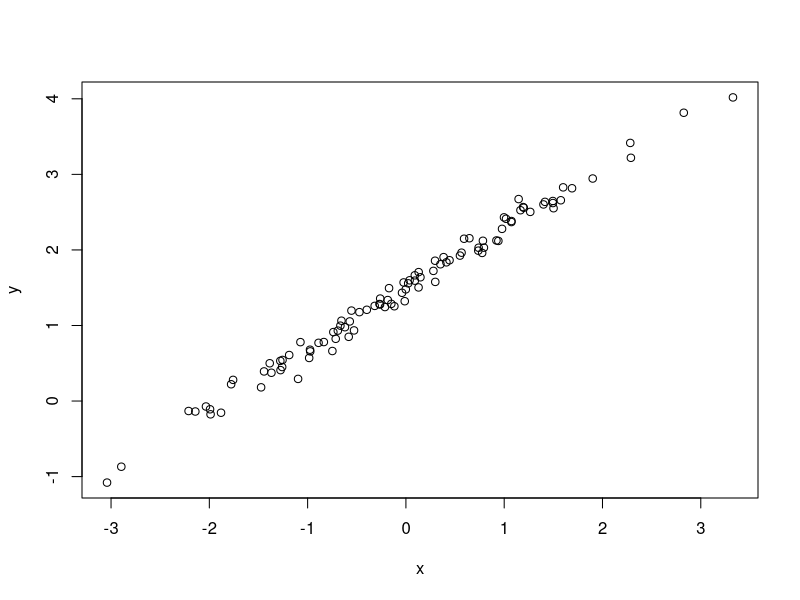
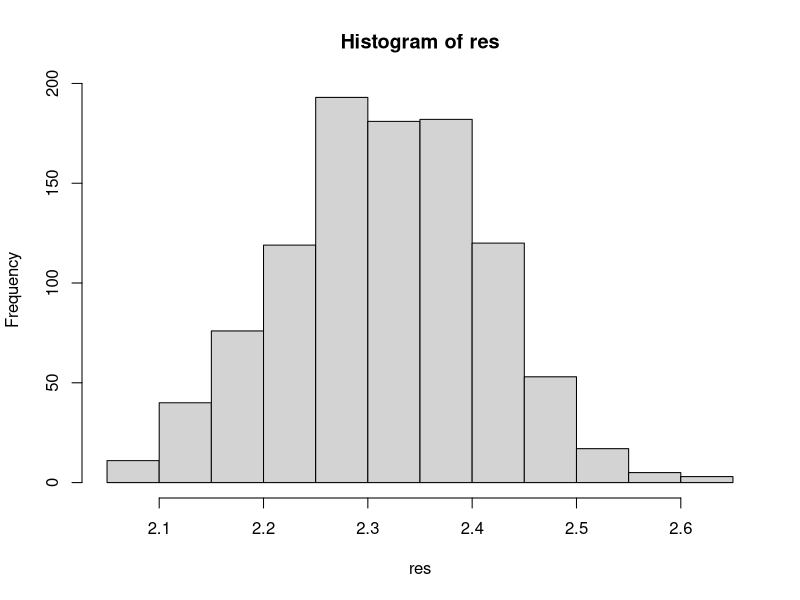

The R source for these figures, in order:
b0<-1.5
b1<-.8

x<- rnorm(100, 0, 1)

y<- rnorm(100, b0 + b1*x, .1)
plot(y~x)
summary(lm(y~x))

res<-NA

for(i in 1:1000){
  res[i]<-rnorm(1, b0 + b1*x, .1 )
  
}


hist(res)
